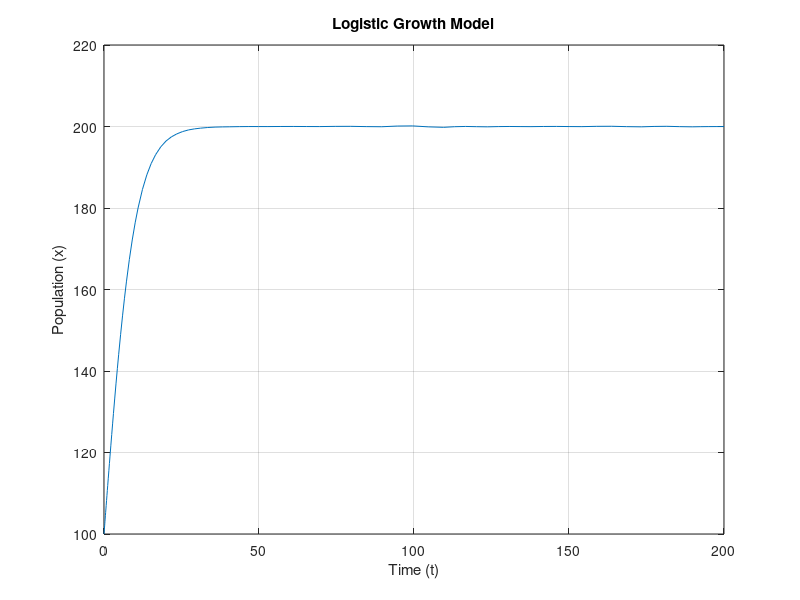

The MATLAB source for this figure:
logistic_growth = @(t, x)0.2*x - 0.001*x.^2;

% Set the time span
tspan = [0, 200];

% Set the initial population
initialPopulation = 100;

% Use ode45 to solve the logistic growth equation
[t, x] = ode45(logistic_growth, tspan, initialPopulation);

% Plot the solution
plot(t, x)
xlabel('Time (t)')
ylabel('Population (x)')
title('Logistic Growth Model')
grid on;